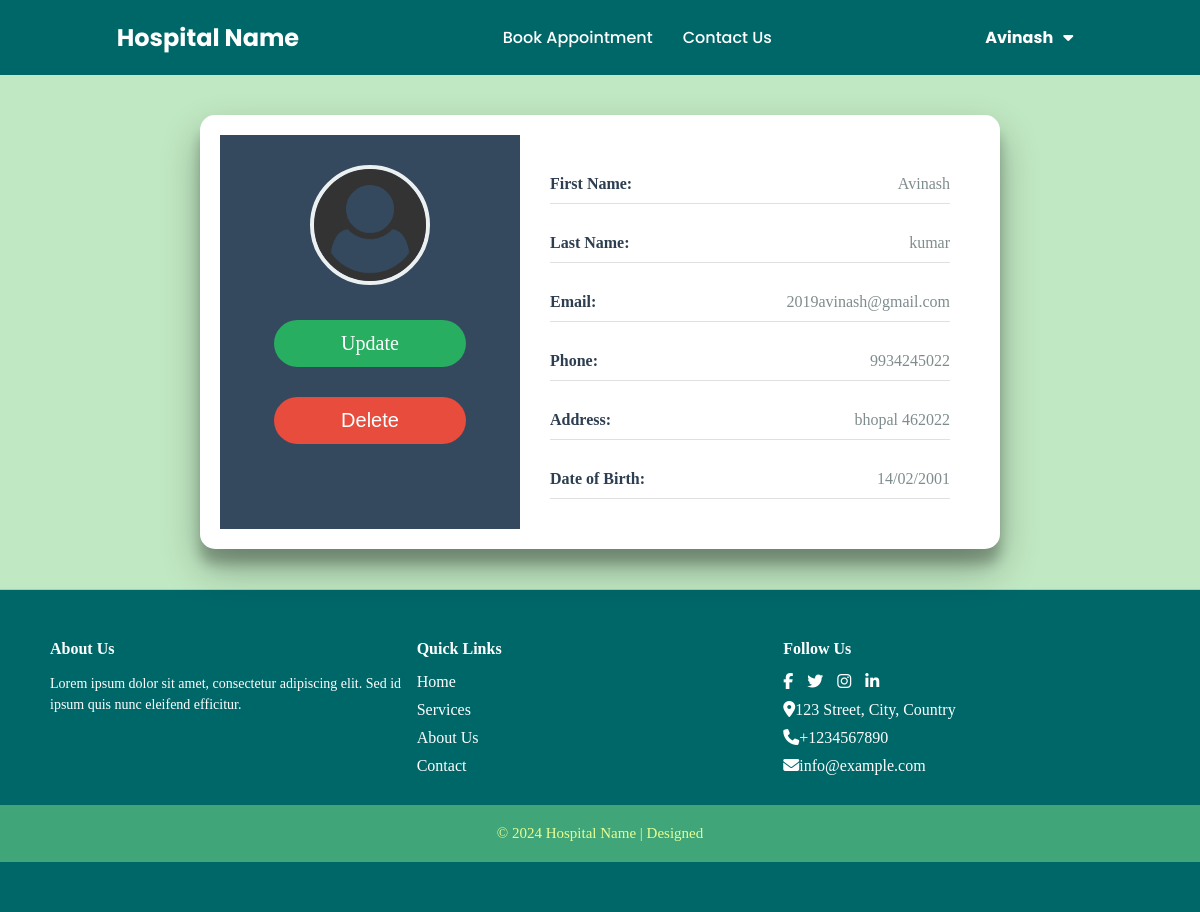
The page /patient_dashboard (signed in) on the database its author committed.
### patient/models.py (models this page shows, shortened)
class patient_register(models.Model):
    First_name=models.CharField(max_length=50,default="")
    Last_name=models.CharField(max_length=50,default="")
    Email=models.CharField(max_length=30)
    Phone=models.CharField(max_length=40,default="")
    Password=models.CharField(max_length=20,default="")
    DOB=models.CharField(max_length=10,default="")
    Address=models.CharField(max_length=30,default="")
    Image=models.ImageField(upload_to='Image/',default="https://img.freepik.com/free-vector/user-circles-set_78370-4704.jpg?size=626&ext=jpg&ga=GA1.1.199161677.1717694373&semt=ais_user")
    Date_time=models.CharField(max_length=50,default=now)

### patient/views.py (the view)
# urls.py: path('patient_dashboard',views.patient_dashboard,name='patient_dashboard'),
def patient_dashboard(request):
    email = request.session.get('user_email')
    if email:
        user = patient_register.objects.filter(Email=email)
        return render(request, "patient_dashboard.html",{"user":user})
    else:
        return redirect('patient_login')

### patient/templates/patient_dashboard.html
{% extends 'profile.html' %}
{% block content %}
<div class="profile-dashboard">
    <div class="inner-container">
        {% for i in user %}
        <div class="profile-container">
            <div class="profile-sidebar">
                <img src={{i.Image.url}} alt="Profile Picture" class="profile-pic">
                <a href="{% url 'profile_update' i.id %}" class="btn update-btn">
                    Update
                </a>
                <button class="btn delete-btn">Delete</button>
            </div>
            <div class="profile-main">
                <div class="profile-details">
                    <div class="detail-item">
                        <label for="firstname">First Name:</label>
                        <span id="firstname">{{i.First_name}}</span>
                    </div>
                    <div class="detail-item">
                        <label for="lastname">Last Name:</label>
                        <span id="lastname">{{i.Last_name}}</span>
                    </div>
                    <div class="detail-item">
                        <label for="email">Email:</label>
                        <span id="email">{{i.Email}}</span>
                    </div>
                    <div class="detail-item">
                        <label for="phone">Phone:</label>
                        <span id="phone">{{i.Phone}}</span>
                    </div>
                    <div class="detail-item">
                        <label for="address">Address:</label>
                        <span id="address">{{i.Address}}</span>
                    </div>
                    <div class="detail-item">
                        <label for="dob">Date of Birth:</label>
                        <span id="dob">{{i.DOB}}</span>
                    </div>
                </div>
            </div>
        </div>
        {% endfor %}
    </div>
</div>
{% endblock %}

### patient/templates/profile.html (shortened to what this page needs)
{% block header %}
<!DOCTYPE html>
<html lang="en">
<head>
    <link rel="stylesheet" href="../static/style.css">
    <link rel="stylesheet" href="https://cdnjs.cloudflare.com/ajax/libs/font-awesome/5.15.4/css/all.min.css">
</head>
<body>
    <nav class="navbar">
        <div class="logo">Hospital Name</div>
        <ul class="nav-links">
            {% for i in user %}
            <li><a href="patient_form">Book Appointment</a></li>
            <li><a href="#">Contact Us</a></li>
        </ul>
        <div class="profile-outer">
            <span>{{ i.First_name }}</span><i class="fa-solid fa-caret-down"></i>
            {% endfor %}
        </div>
    </nav>
    {% endblock %}
    {% block content %}{% endblock %}
    {% block footer %}
    <footer class="footer">
        <div class="container">
            <div class="footer-col">
                <h4>About Us</h4>
                <p>Lorem ipsum dolor sit amet, consectetur adipiscing elit. Sed id ipsum quis nunc eleifend efficitur.
                </p>
            </div>
            <div class="footer-col">
                <h4>Quick Links</h4>
                <ul>
                    <li><a href="#">Home</a></li>
                    <li><a href="#">Services</a></li>
                    <li><a href="#">About Us</a></li>
                    <li><a href="#">Contact</a></li>
                </ul>
            </div>
            <div class="footer-col">
                <h4>Follow Us</h4>
                <ul class="social-links">
                    <li><a href="#"><i class="fab fa-facebook-f"></i></a></li>
                    <li><a href="#"><i class="fab fa-twitter"></i></a></li>
                    <li><a href="#"><i class="fab fa-instagram"></i></a></li>
                    <li><a href="#"><i class="fab fa-linkedin-in"></i></a></li>
                </ul>
                <ul class="contact-info">
                    <li><i class="fas fa-map-marker-alt"></i>123 Street, City, Country</li>
                    <li><i class="fas fa-phone"></i>+1234567890</li>
                    <li><i class="fas fa-envelope"></i>info@example.com</li>
                </ul>
            </div>
        </div>
        <div class="footer-bottom">
            &copy; 2024 Hospital Name | Designed
        </div>
    </footer>
</body>
</html>
{% endblock %}

### patient/static/style.css (style rules this page uses)
* { margin: 0; padding: 0; box-sizing: border-box; }
.navbar { display: flex; justify-content: space-around; align-items: center; padding: 15px; background-color: #006769; color: white; position: relative; font-weight: 450; font-family: "Poppins", sans-serif; }
.logo { font-size: 1.5rem; font-weight: bold; animation: slideRight ease-in-out 1s; }
.nav-links { list-style: none; display: flex; gap: 30px; transition: transform 0.3s ease-in-out; }
.nav-links li { margin: 0; animation: slideTop 1s ease forwards; animation-delay: calc(0.2s * var(--i)); }
.nav-links a { text-decoration: none; color: white; font-size: 1rem; transition: color 0.3s, background-color 0.3s; }
.footer { background-color: #006769; color: #fff; padding: 50px 0; border-top: 1px solid #A1DD70; }
.container { display: flex; flex-wrap: wrap; justify-content: space-around; max-width: 1100px; margin: auto; }
.footer-col { flex: 1 1 300px; margin-bottom: 20px; }
.footer-col h4 { margin-bottom: 15px; }
.footer-col p { font-size: 14px; line-height: 1.5; }
.footer-col ul { list-style: none; padding: 0; }
.footer-col ul li { margin-bottom: 10px; }
.footer-col ul li a { color: #ffff; text-decoration: none; transition: color 0.3s; }
.social-links li { display: inline-block; margin-right: 10px; }
.social-links li:last-child { margin-right: 0; }
.contact-info li { margin-bottom: 5px; }
.footer-bottom { padding: 20px; background-color: #40A578; color: #E6FF94; display: flex; align-items: center; justify-content: center; font-size: 15px; }
button { width: 100%; padding: 10px; background-color: #006769dd; color: #fff; border: none; border-radius: 5px; cursor: pointer; font-size: 20px; }
button { width: 100%; padding: 10px; background-color: #58A399; color: #fff; border: none; border-radius: 5px; cursor: pointer; }
.profile-dashboard { padding: 40px; width: 100%; background: #ace1aec0; display: flex; justify-content: center; align-items: center; }
.profile-container { display: flex; background-color: #fff; border-radius: 15px; box-shadow: rgba(0, 0, 0, 0.3) 0px 19px 38px, rgba(0, 0, 0, 0.22) 0px 15px 12px; width: 800px; padding: 20px; overflow: hidden; flex-direction: row; transition: all 0.3s ease; }
.profile-sidebar { background-color: #34495e; padding: 30px; text-align: center; width: 300px; color: #ecf0f1; display: flex; flex-direction: column; align-items: center; }
.profile-pic { width: 120px; height: 120px; border-radius: 50%; margin-bottom: 20px; border: 4px solid #ecf0f1; }
.btn { display: block; width: 80%; padding: 12px; margin: 15px 0; border: none; border-radius: 25px; cursor: pointer; transition: background-color 0.3s ease; }
.update-btn { background-color: #27ae60; color: #fff; text-decoration: none; font-size: 20px; }
.delete-btn { background-color: #e74c3c; color: #fff; }
.profile-main { padding: 30px; flex-grow: 1; }
.profile-details { display: flex; flex-direction: column; gap: 20px; }
.detail-item { display: flex; justify-content: space-between; align-items: center; padding: 10px 0; border-bottom: 1px solid #e0e0e0; }
.detail-item label { font-weight: bold; color: #2c3e50; }
.detail-item span { color: #7f8c8d; }
.profile-outer { height: 100%; padding: 10px; cursor: pointer; }
.profile-outer span { color: #fff; font-weight: bold; }
.profile-outer i { color: #fff; margin-left: 10px; }

### rows shown on the page
patient_register: First_name "Avinash", Image (picture), Last_name "kumar", Email "2019avinash@gmail.com", Phone "9934245022", Address "bhopal 462022", DOB "14/02/2001"
